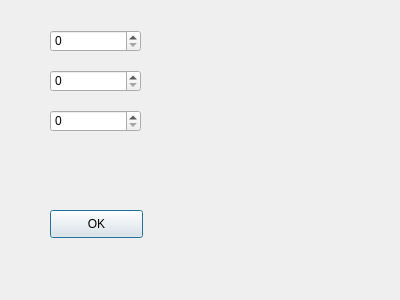
<?xml version="1.0" encoding="UTF-8"?>
<ui version="4.0">
 <class>AddTimer</class>
 <widget class="QDialog" name="AddTimer">
  <property name="geometry">
   <rect>
    <x>0</x>
    <y>0</y>
    <width>400</width>
    <height>300</height>
   </rect>
  </property>
  <property name="windowTitle">
   <string>Dialog</string>
  </property>
  <widget class="QSpinBox" name="spinBox_hours">
   <property name="geometry">
    <rect>
     <x>50</x>
     <y>30</y>
     <width>91</width>
     <height>22</height>
    </rect>
   </property>
   <property name="maximum">
    <number>100000</number>
   </property>
  </widget>
  <widget class="QSpinBox" name="spinBox_minutes">
   <property name="geometry">
    <rect>
     <x>50</x>
     <y>70</y>
     <width>91</width>
     <height>22</height>
    </rect>
   </property>
   <property name="maximum">
    <number>60</number>
   </property>
  </widget>
  <widget class="QSpinBox" name="spinBox_seconds">
   <property name="geometry">
    <rect>
     <x>50</x>
     <y>110</y>
     <width>91</width>
     <height>22</height>
    </rect>
   </property>
   <property name="maximum">
    <number>60</number>
   </property>
  </widget>
  <widget class="QPushButton" name="CreateButton">
   <property name="geometry">
    <rect>
     <x>50</x>
     <y>210</y>
     <width>93</width>
     <height>28</height>
    </rect>
   </property>
   <property name="text">
    <string>OK</string>
   </property>
  </widget>
 </widget>
 <resources/>
 <connections/>
</ui>
